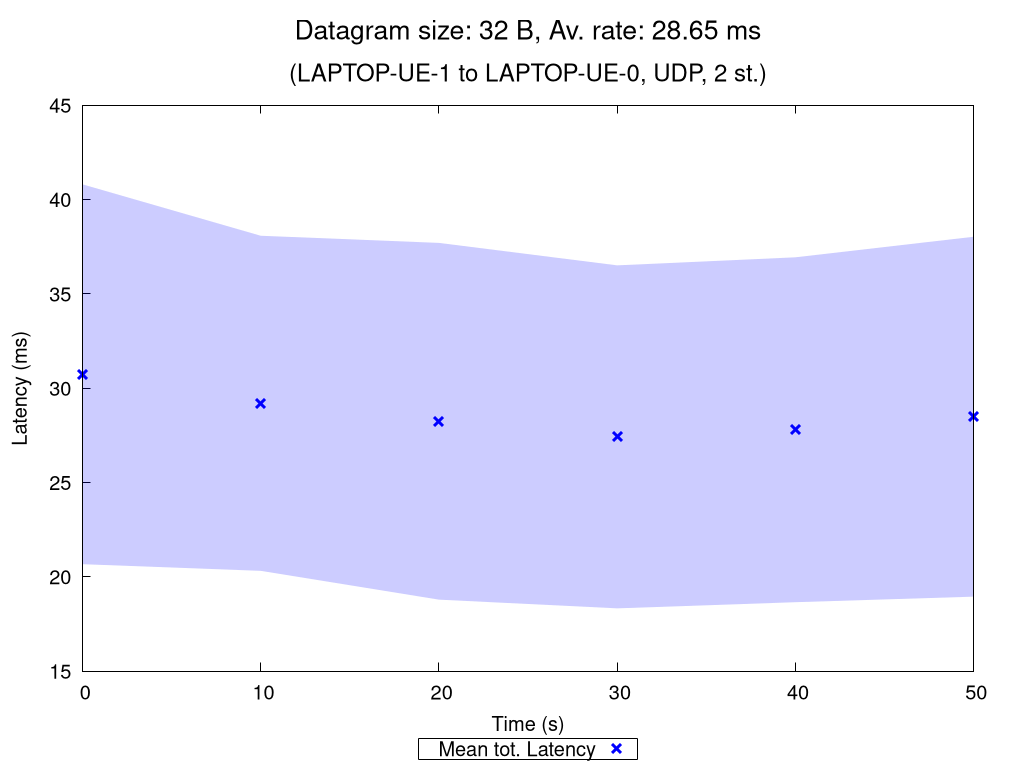

Reproduce this figure in gnuplot.
set terminal pngcairo nocrop enhanced size 1024,768 font "Verdana,15"
set output "UDP_2_st_2020_10_11_12-13-14_two2one_00032B.png"

set title "{/=20 Datagram size: 32 B, Av. rate: 28.65 ms}\n\n{/=18 (LAPTOP-UE-1 to LAPTOP-UE-0, UDP, 2 st.)}"

set xlabel "Time (s)"
set ylabel "Latency (ms)"
set ytics nomirror
set key bmargin center horizontal box samplen 1 width -1
set bmargin 4.6
set rmargin 4.5

rf = 1.0  # rate factor
set style fill transparent solid 0.2 noborder
set autoscale xfix
plot "UDP_2_st_2020_10_11_12-13-14_two2one_00032B_iperf_processed.dat" using 1:($2/rf-$3/rf):($2/rf+$3/rf) with filledcurves lc rgb "blue" notitle, \
     "" using 1:($2/rf) with points pt 2 ps 1.5 lw 3 lc rgb "blue" title "Mean tot. Latency", \
